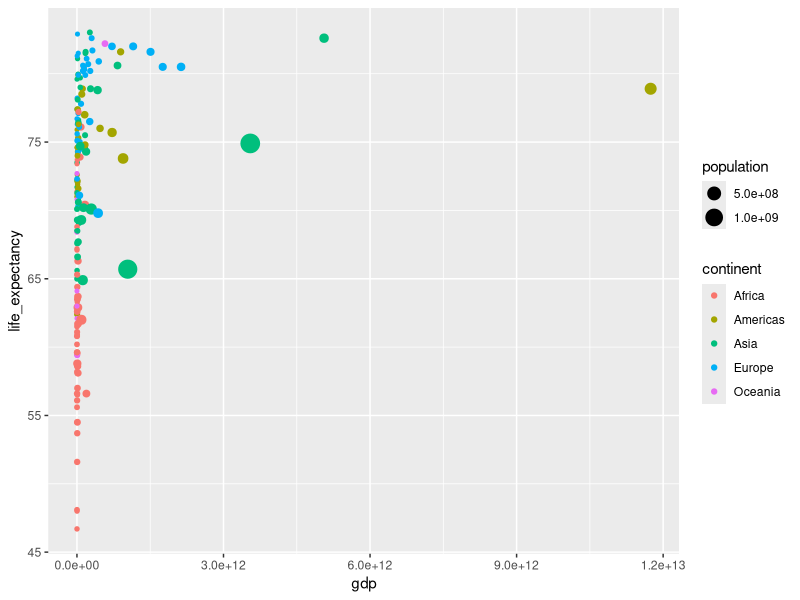
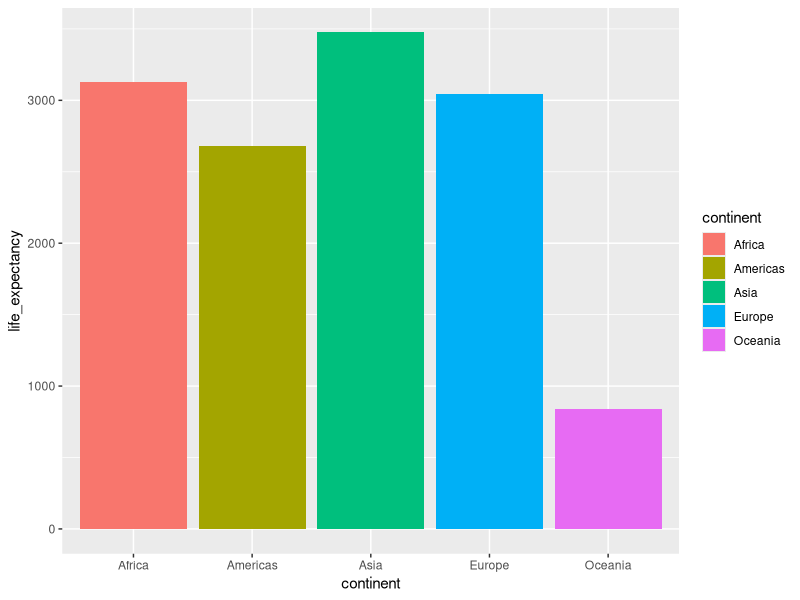
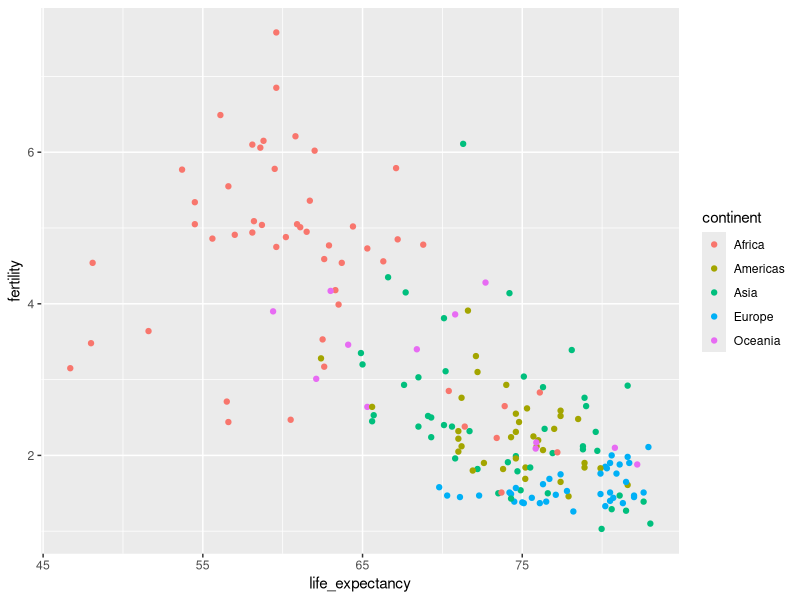
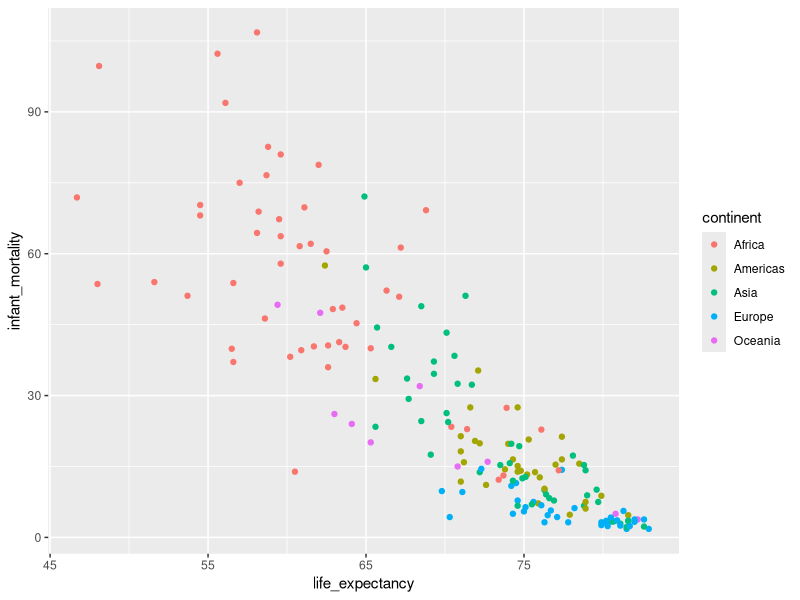
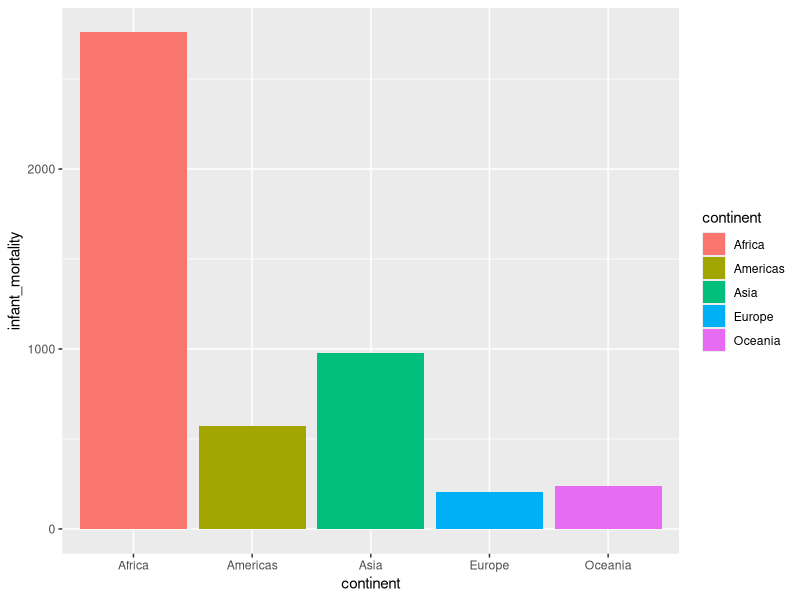

Write the R code that produced these figures, in order.
## ---- chunk 1
knitr::opts_chunk$set(echo = TRUE)
## ---- chunk 2
library(dslabs)
library(tidyverse)
## ---- chunk 3
gap2011 <- gapminder %>% 
  as_tibble() %>% 
  filter(year == 2011)
## ---- chunk 4
ggplot(data = gap2011) +
  geom_point(mapping = aes(x = gdp, y = life_expectancy, color = continent, size = population))
## ---- chunk 5
ggplot(data = gap2011) +
  geom_col(aes(x = continent, y = life_expectancy, fill = continent))
## ---- chunk 6
ggplot(data = gap2011) +
  geom_point(mapping = aes(x = life_expectancy, y = fertility, color = continent))
## ---- chunk 7
ggplot(data = gap2011) +
  geom_point(mapping = aes(x = life_expectancy, y = infant_mortality, color = continent))
## ---- chunk 8
ggplot(data = gap2011) +
  geom_col(aes(x = continent, y = infant_mortality, fill = continent))
